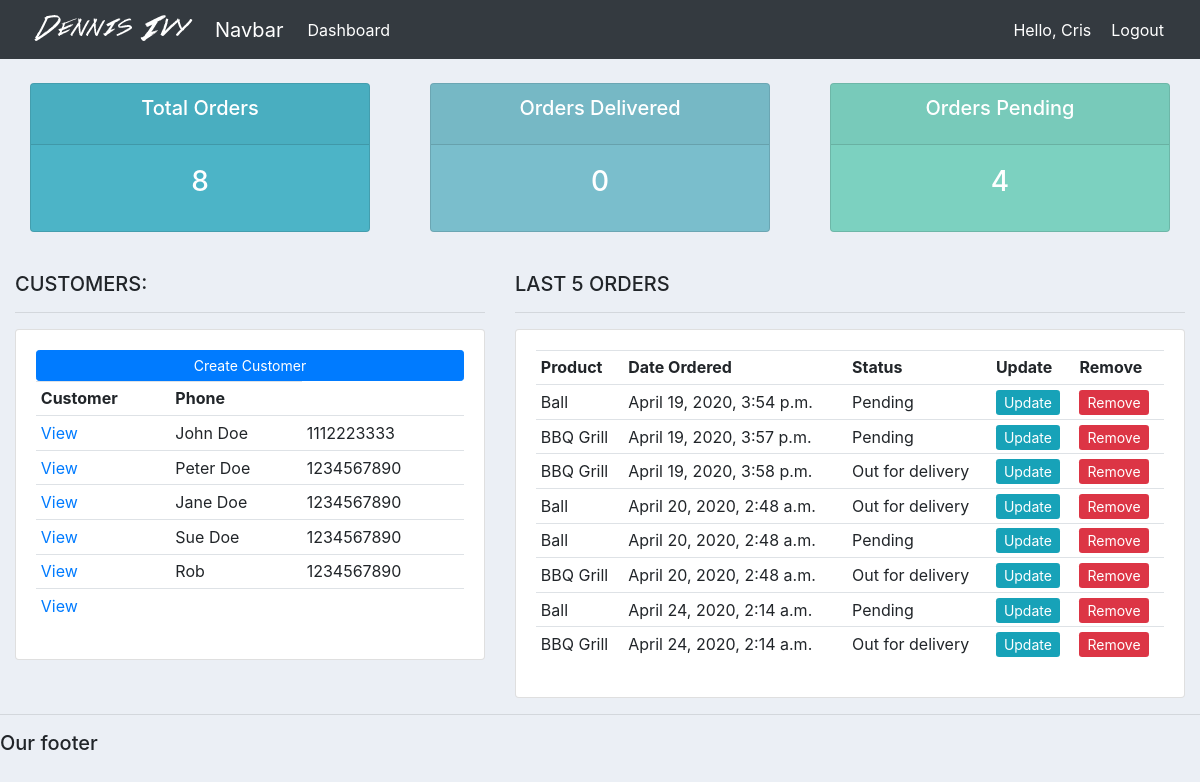
Before: / (signed in) with the older database file.
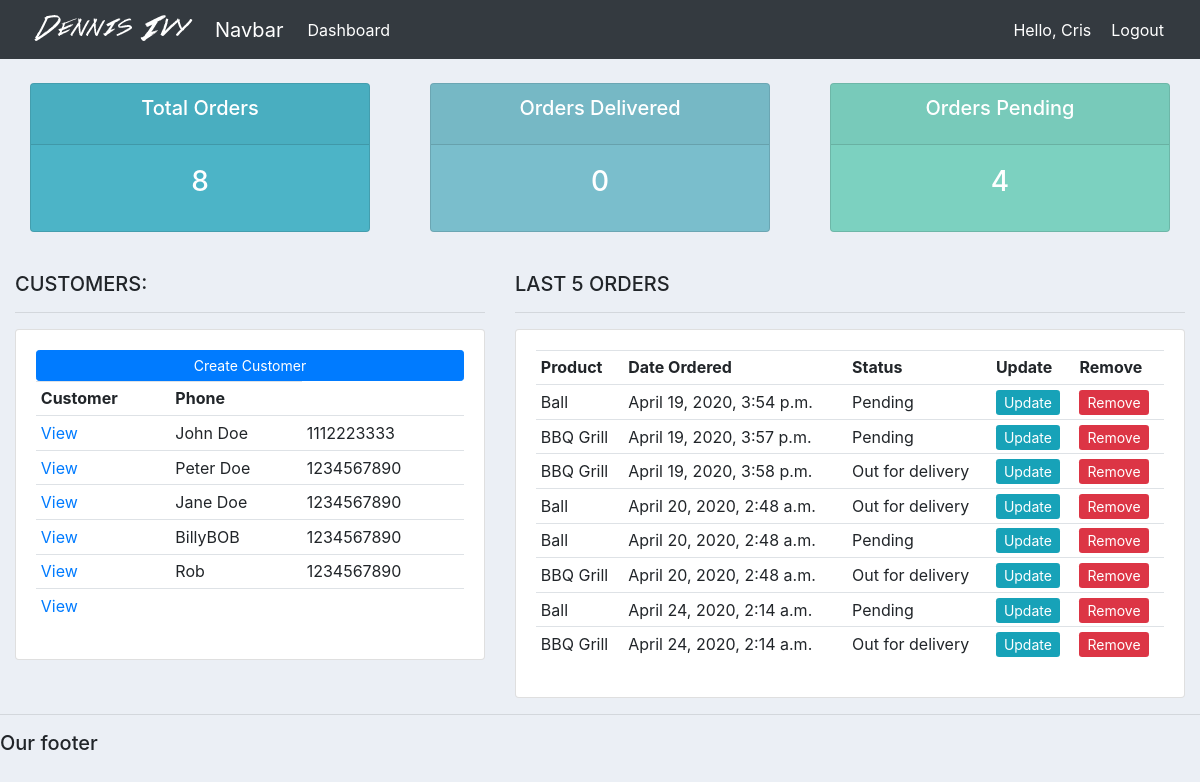
After: the same page with the newer database file.
### accounts/models.py (models this page shows, shortened)
class Customer(models.Model):
    user = models.OneToOneField(User, null=True, blank=True, on_delete=models.CASCADE)
    name = models.CharField(max_length=200)
    phone = models.CharField(max_length=200)
    email = models.CharField(max_length=200)
    profile_pic = models.ImageField(default="profile1.png", null=True, blank=True)
    date_created = models.DateTimeField(auto_now_add=True, null=True)

### accounts/decorators.py (the view)
    def wrapper_function(request, *args, **kwargs):
        group = None
        if request.user.groups.exists():
            group = request.user.groups.all()[0].name
        if group == 'Customer':
           return redirect('user-page')
        if group == 'Admin':
            return view_func(request, *args, **kwargs)

### accounts/models.py (called while the page is built)
    def __str__(self):
        return self.name

### accounts/views.py (called while the page is built)
@login_required(login_url='login')
@admin_only
def home(request):
    orders = Order.objects.all()
    customers = Customer.objects.all()
    total_customers = customers.count()
    total_orders = orders.count()
    delivered = orders.filter(status='Delivered').count()
    pending = orders.filter(status='Pending').count()
    context = {'orders': orders, 'customers': customers,
               'total_orders': total_orders, 'delivered': delivered, 'pending': pending}
    return render(request, 'accounts/dashboard.html', context)

### accounts/templates/accounts/dashboard.html
{%  extends 'accounts/main.html' %}
{% block content %}
{%  include 'accounts/status.html' %}
<br>
<div class="row">
	<div class="col-md-5">
		<h5>CUSTOMERS:</h5>
		<hr>
		<div class="card card-body">
			<a class="btn btn-primary  btn-sm btn-block" href="">Create Customer</a>
			<table class="table table-sm">
				<tr>
					<th>Customer</th>
					<th>Phone</th>
				</tr>
				{% for customer in customers %}
					<tr>
						<td><a href="{% url 'customer' customer.id %}">View</a></td>
						<td>{{customer.name}}</td>
						<td>{{customer.phone}}</td>
					</tr>
				{% endfor %}
			</table>
		</div>
	</div>
	<div class="col-md-7">
		<h5>LAST 5 ORDERS</h5>
		<hr>
		<div class="card card-body">
			<table class="table table-sm">
				<tr>
					<th>Product</th>
					<th>Date Ordered</th>
					<th>Status</th>
					<th>Update</th>
					<th>Remove</th>
				</tr>
				{% for order in orders %}
				<tr>
					<td>{{order.product}}</td>
					<td>{{order.date_created}}</td>
					<td>{{order.status}}</td>
					<td><a class="btn-sm btn-info" href="{% url 'update_order' order.id %}">Update</a></td>
					<td><a class="btn-sm btn-danger" href="{% url 'delete_order' order.id %}"=>Remove</a></td>
				</tr>
			{% endfor %}
			</table>
		</div>
	</div>
</div>
{% endblock %}

Changed rows visible on the page:
changed Customer: name "Sue Doe" → "BillyBOB"
